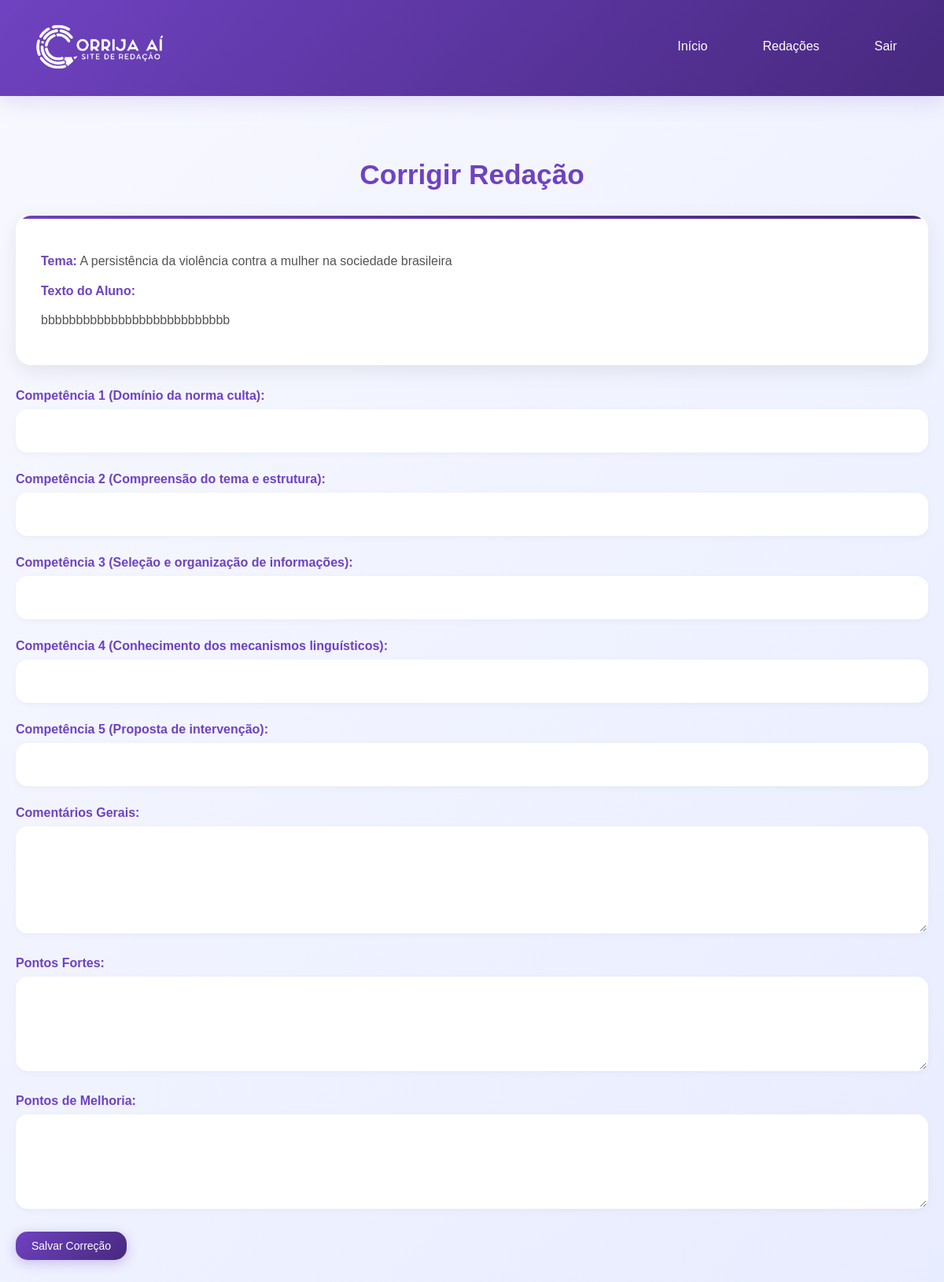
The page /admin/corrigir_redacao.php?id=redacao_68d4281b5dd453.44223057 (signed in) on the database its author committed.
### tables this page shows
CREATE TABLE IF NOT EXISTS `redacoes` (
  `id` varchar(255) NOT NULL,
  `usuario_id` int NOT NULL,
  `aluno_nome` varchar(100) NOT NULL,
  `tema` varchar(255) NOT NULL,
  `titulo` varchar(255) DEFAULT NULL,
  `texto` text NOT NULL,
  `data_envio` datetime NOT NULL,
  `status` varchar(50) NOT NULL DEFAULT 'pendente',
  `c1` int DEFAULT '0',
  `c2` int DEFAULT '0',
  `c3` int DEFAULT '0',
  `c4` int DEFAULT '0',
  `c5` int DEFAULT '0',
  `nota_final` int DEFAULT '0',
  `comentarios` text,
  `pontos_fortes` text,
  `pontos_melhoria` text,
  PRIMARY KEY (`id`),
  KEY `usuario_id` (`usuario_id`)
);

### admin/corrigir_redacao.php (the view, shortened to what this page needs)
<?php
require_once '../config.php';
$redacao_id = $_GET['id'] ?? null;
$stmt = $pdo->prepare("SELECT * FROM redacoes WHERE id = ?");
$stmt->execute([$redacao_id]);
$redacao = $stmt->fetch(PDO::FETCH_ASSOC);
?>
<!DOCTYPE html>
<html lang="pt-br">
<head>
    <link rel="stylesheet" href="css/style.css">
</head>
<body>
    <?php include 'header.php'; ?>
    <div class="container">
        <h2>Corrigir Redação</h2>
        <div class="redacao-info">
            <p><strong>Tema:</strong> <?php echo htmlspecialchars($redacao['tema']); ?></p>
            <p><strong>Texto do Aluno:</strong></p>
            <p style="white-space: pre-wrap;"><?php echo htmlspecialchars($redacao['texto']); ?></p>
        </div>
        <form action="processar_correcao.php" method="POST">
            <div class="form-group">
                <label for="c1">Competência 1 (Domínio da norma culta):</label>
                <input type="number" name="notas[c1]" id="c1" min="0" max="200" required>
            </div>
            <div class="form-group">
                <label for="c2">Competência 2 (Compreensão do tema e estrutura):</label>
                <input type="number" name="notas[c2]" id="c2" min="0" max="200" required>
            </div>
            <div class="form-group">
                <label for="c3">Competência 3 (Seleção e organização de informações):</label>
                <input type="number" name="notas[c3]" id="c3" min="0" max="200" required>
            </div>
            <div class="form-group">
                <label for="c4">Competência 4 (Conhecimento dos mecanismos linguísticos):</label>
                <input type="number" name="notas[c4]" id="c4" min="0" max="200" required>
            </div>
            <div class="form-group">
                <label for="c5">Competência 5 (Proposta de intervenção):</label>
                <input type="number" name="notas[c5]" id="c5" min="0" max="200" required>
            </div>
            <div class="form-group">
                <label for="comentarios">Comentários Gerais:</label>
                <textarea name="comentarios" id="comentarios" rows="4" required></textarea>
            </div>
            <div class="form-group">
                <label for="pontos_fortes">Pontos Fortes:</label>
                <textarea name="pontos_fortes" id="pontos_fortes" rows="3"></textarea>
            </div>
            <div class="form-group">
                <label for="pontos_melhoria">Pontos de Melhoria:</label>
                <textarea name="pontos_melhoria" id="pontos_melhoria" rows="3"></textarea>
            </div>
            <button type="submit" class="btn">Salvar Correção</button>
        </form>
    </div>
</body>
</html>

### admin/css/style.css (style rules this page uses)
:root { --mainColor: #6f42c1; --hoverColor: #47297e; --backgroundColor: #ffffff; --darkOne: #6f42c1; --darkTwo: #45424b; --lightOne: #2e2e2e; --lightTwo: #535353; --successColor: #10ac84; --warningColor: #feca57; --pendingColor: #ff9f43; --errorColor: #e74c3c; }
*, *::before, *::after { padding: 0; margin: 0; box-sizing: border-box; font-family: "Poppins", sans-serif; }
body { font-family: "Poppins", sans-serif; background: linear-gradient(135deg, #f8f9ff, #e8ecff); color: var(--lightOne); min-height: 100vh; }
.container { max-width: 1400px; margin: 0 auto; padding: 40px 20px; }
h2 { font-size: 2.2rem; font-weight: 700; color: var(--darkOne); margin-bottom: 30px; text-align: center; }
.btn { display: inline-flex; align-items: center; gap: 8px; padding: 10px 20px; color: white; background: linear-gradient(135deg, var(--mainColor), var(--hoverColor)); border-radius: 15px; text-decoration: none; transition: all 0.3s ease; font-weight: 500; font-size: 14px; border: none; cursor: pointer; box-shadow: 0 4px 15px rgba(111, 66, 193, 0.3); position: relative; overflow: hidden; }
.btn::before { content: ''; position: absolute; top: 0; left: -100%; width: 100%; height: 100%; background: linear-gradient(90deg, transparent, rgba(255, 255, 255, 0.2), transparent); transition: left 0.5s; }
.form-group { margin-bottom: 25px; }
label { display: block; margin-bottom: 8px; font-weight: 600; color: var(--darkOne); font-size: 16px; }
input, textarea, select { width: 100%; padding: 15px 20px; border: 2px solid transparent; border-radius: 15px; background: white; color: var(--lightOne); font-size: 16px; transition: all 0.3s ease; box-shadow: 0 2px 8px rgba(0, 0, 0, 0.04); font-family: inherit; }
textarea { min-height: 120px; resize: vertical; line-height: 1.6; }
input[type="number"] { text-align: center; font-weight: 600; font-size: 18px; }
.redacao-info { background: white; padding: 30px; border-radius: 20px; margin-bottom: 30px; box-shadow: 0 8px 25px rgba(0, 0, 0, 0.08); border: 2px solid transparent; transition: all 0.3s ease; position: relative; overflow: hidden; }
.redacao-info::before { content: ''; position: absolute; top: 0; left: 0; right: 0; height: 4px; background: linear-gradient(135deg, var(--mainColor), var(--hoverColor)); }
.redacao-info p { margin-bottom: 12px; line-height: 1.6; color: var(--lightTwo); }
.redacao-info strong { color: var(--darkOne); }

### rows shown on the page
redacoes: tema "A persistência da violência contra a mulher na sociedade brasileira", texto "bbbbbbbbbbbbbbbbbbbbbbbbbbb"
